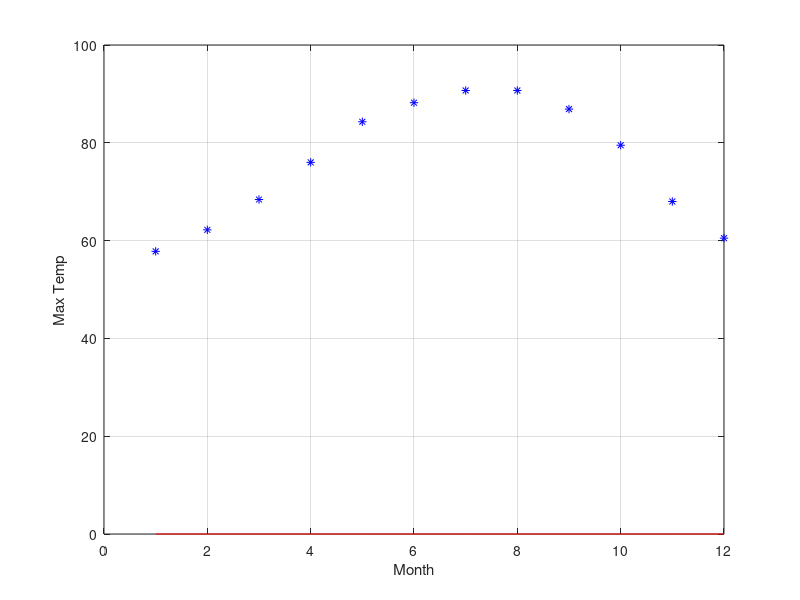

Write the MATLAB code that produced this figure.
clear
clc
close all

max=[57.8 62.2 68.4 76.0 84.3 88.2 90.7 90.7 86.9 79.5 68.0 60.5];
% max=[6.06 5.56 4.50 5.79 3.28 6.68 6.80 5.19 4.55 3.19 3.15 5.97];
N=length(max);
months=1:N;

fig=figure();
set(fig,'color','white')
plot(months,max,'b*')
grid on
hold on
xlabel('Month')
ylabel('Max Temp')

t=max';
x=months';
n=3;
X=[];
for idx=0:n
    X=[X,x.^idx];
end

w=(X'*X)\X'*t;
sigma=sqrt(1/N*(t'*t-t'*X*w));
y=normpdf(X*w,0,sigma);
plot(x',y','r-')